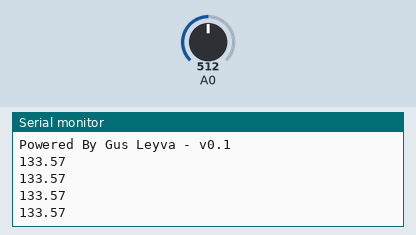
The sketch below on a simulated Arduino Uno, built with avr-gcc and run on an emulated ATmega328P. Parts: the last lines printed to the serial monitor. Inputs (shaded band) come from the test bench; at power-on: A0 = 512.

Above: at 1.2 s.
1.3 s: A0 set to 716
At 1.71 s:
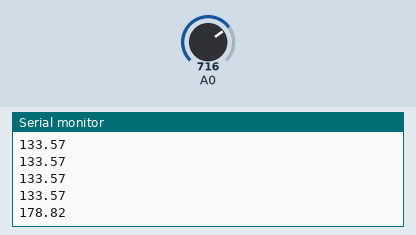
2.8 s: A0 set to 900
At 2.91 s:
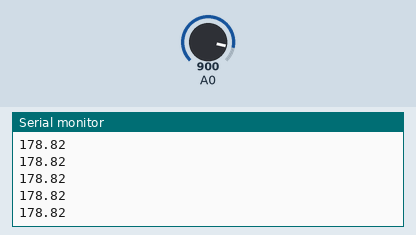
Timing chart, 0 to 5.8 s (numbered marks = the images above; inputs shaded):
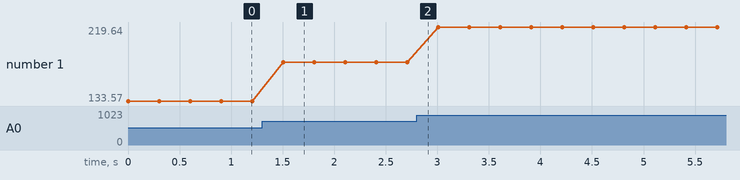

The sketch:

SensoresPresion.ino
```cpp
//Programa manejo de sensores de presión.
//Dr. Fernando Aldana Franco, Dr. José Gustavo Leyva Retureta, Dr. Carlos Alberto Mora Barradas.
//Julio 2022.
//Facultad de Ingeniería Mecánica y Eléctrica - Xalapa. Universidad Veracruzana.
/*Descripción: Este programa permite cambiar monitorear el canal analógico-digital 0 conectado a un sensor de presión MPX10DP aplicado a agua.*/

float A6Value, kPa; //Variables del sensor. A6Value guarda el valor del ADC. kPa guarda el valor en kPa.

void setup()
{
  Serial.begin(115200); // Abre el canal serial
  Serial.println("Powered By Gus Leyva - v0.1");
}

void loop()
{
    A6Value = analogRead(0); //Lee el canal 0 del ADC
    kPa = (A6Value*(0.00488)/(0.022)+20); //Convierte a kPa por aproximación
    Serial.println(kPa); //Imprime su valor
    delay(300); //Espera 300mS antes de una nueva lectura.
}
```

Measured:
- after the input at 1.3 s, the serial monitor: prints a new line after 0.20 s (image 1)
- plotted number 1: 133.57 → 178.82 after the input at 1.3 s, 178.82 → 219.64 after the input at 2.8 s
